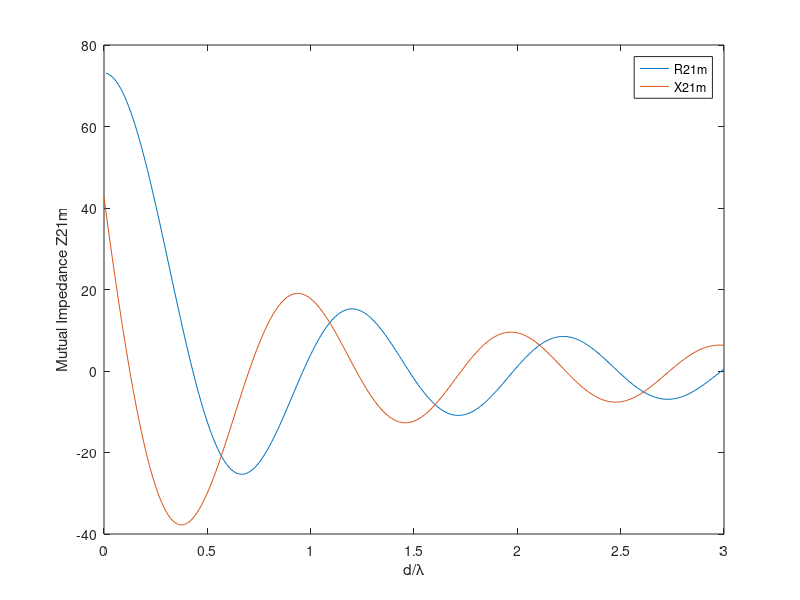

Write the MATLAB code that produced this figure.
clear
clc


ETA = 120*pi;
d=0:0.01:3;
lamda=1;
k=2*pi/lamda; 


u0=k*d;
u1=k*(sqrt(d.^2+(1/2)^2)+1/2);
u2=k*(sqrt(d.^2+(1/2)^2)-1/2);
R21m=(ETA/(4*pi))*(2*cosint(u0)-cosint(u1)-cosint(u2));
X21m=-(ETA/(4*pi))*(2*sinint(u0)-sinint(u1)-sinint(u2));


R=plot(d/lamda,R21m);

hold on 

X=plot(d/lamda,X21m);

hold off


xlabel('d/λ')
ylabel('Mutual Impedance Z21m')
legend([R,X], 'R21m', 'X21m')